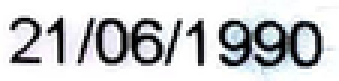
#> input picture local_data/dateofbirth.png, 113 x 27 px (shown 3 times larger)
$ python showImage.py   (older library calls are emulated)
#> lines starting #> are read from the running program, lines starting #| are printed output that depends on the picture
import numpy as np
from scipy.misc import imread, imresize
import matplotlib.pyplot as plt

img1 = imread('./local_data/dateofbirth.png')
#> img1 is the input picture: shape (27, 113, 4); mean R, G, B, A 199.9, 201.5, 203.9, 255
img2 = imread('./local_data/hovaten.png')
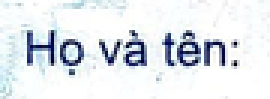
#> input picture local_data/hovaten.png, 90 x 33 px (shown 3 times larger)
#> img2 is the input picture: shape (33, 90, 4); mean R, G, B, A 226.9, 231.6, 236.4, 255


# Show the original image
plt.subplot(1, 2, 1)
plt.imshow(img1)

# Show the tinted image
plt.subplot(1, 2, 2)

# A slight gotcha with imshow is that it might give strange results
# if presented with data that is not uint8. To work around this, we
# explicitly cast the image to uint8 before displaying it.
plt.imshow(img2)
plt.show()
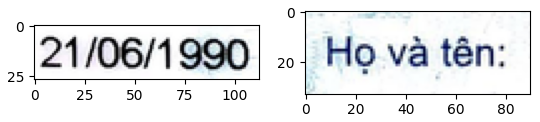
#> figure drawn by matplotlib, 2 panels
